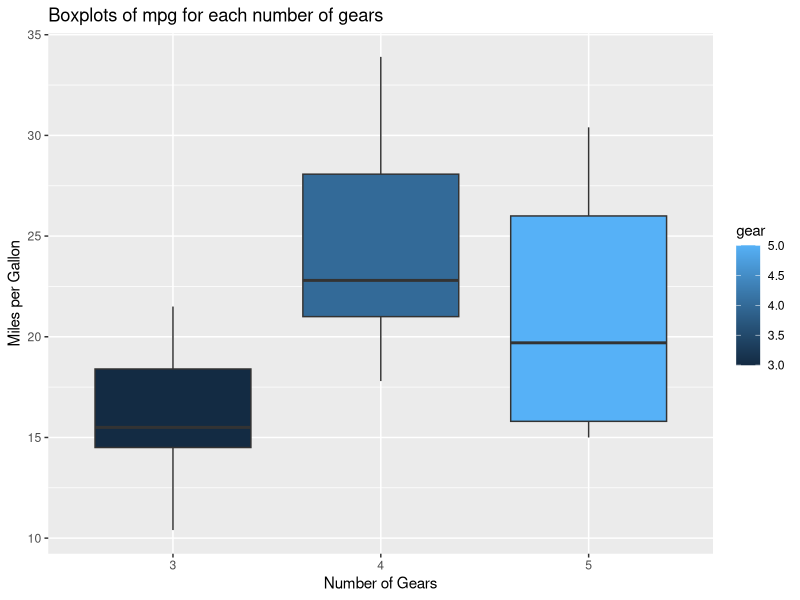
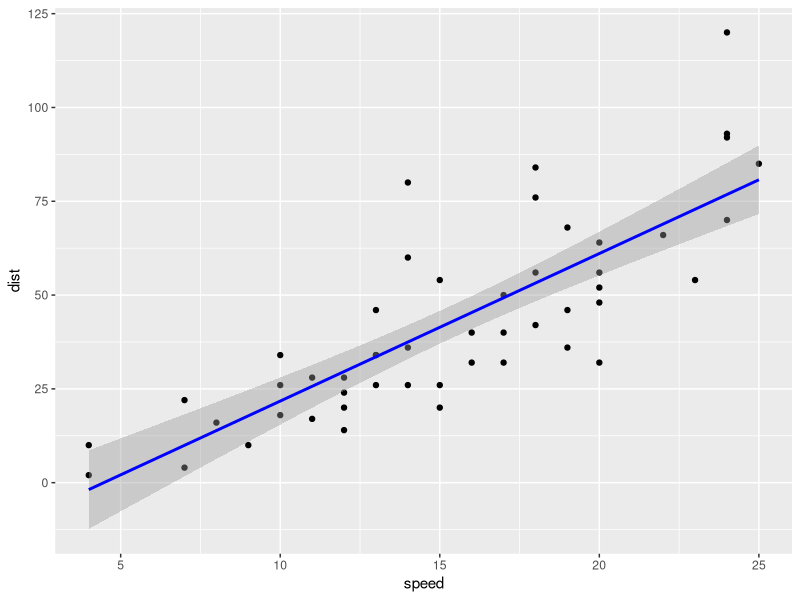

Reproduce these figures in R, in order. (Note: this script raises an error after producing the figures.)
## ---- chunk 1
knitr::opts_chunk$set(echo = TRUE)
## ---- chunk 2
#install.packages('ggplot2')

library(ggplot2)
## ---- chunk 3
sumnums <- sum(5:55)
print(sumnums)
## ---- chunk 4

sumfun <- function (n) {
  sum(5:n)
}

print(sumfun(10))
print(sumfun(20))
print(sumfun(100))
## ---- chunk 5
#Create empty object 12 digits long
fib <- numeric(12)

#add first two entries manually
fib[1] <- 1
fib[2] <- 1

#Loop to add entries 3:n (n=12)
for (i in 3:12) {
  fib[i] <- sum(fib[i-1], fib[i-2])
}

#Print Fibonacci object
print(fib)

## ---- chunk 6
#attach(mtcars)

#boxplot(mpg~gear,data=mtcars, col=rgb(0.3,0.5,0.2,0.6),
#        ylab ="ylab", xlab="xlab", main="title",  names = c("name1","n2","n3"))

#With ggplot
box <- ggplot(mtcars, aes(x=as.character(gear), y=mpg, fill=gear)) +
    geom_boxplot()
box + labs(title='Boxplots of mpg for each number of gears', x = 'Number of Gears', y = 'Miles per Gallon')
## ---- chunk 7
#attach(cars)
#Get info on dataset
?cars

#Make linear model and show summary
model <- lm(dist~speed, cars)
summary(model)

#Generate output to answer the question
outputs <- round(summary(model)$coefficients[,1:2], 2)
print(outputs)
## ---- chunk 8

linplot <- ggplot(data=model, aes(x=speed, y=dist)) +
  geom_point() +
  geom_smooth(method=lm, col='blue')
linplot
## ---- chunk 9

#As speed increases, thinking time increases
#Thinking time is stopping distance (dist) - breaking distance
#breaking distance is proportional to speed^2
#Breaking distance is speed^2+interept
#s=d/t
#t=d/s
thinking_time <- lm(speed^2)

stopping_time <- cars$dist/cars$speed
x <- cars$speed^2
thinking <- lm(y~speed^2, cars)

summary(thinking)


thinkplot <- ggplot(data=cars, aes(x=speed, y=dist)) +
  geom_point() +
  geom_smooth(method=lm, formula=y~x^2, col='blue')
thinkplot

